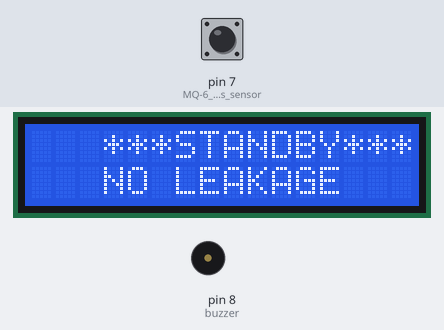
Simulated run of this sketch. Board: Arduino Uno, built with avr-gcc and run on an emulated ATmega328P. Shown: 16×2 character LCD, buzzer (waves = sounding, pin HIGH). The test bench sets the inputs (shaded band); at power-on: pin 7 (MQ-6_lpg_gas_sensor) HIGH.

Above: at 1.2 s.
1.3 s: pin 7 (MQ-6_lpg_gas_sensor) driven LOW
At 2.5 s:
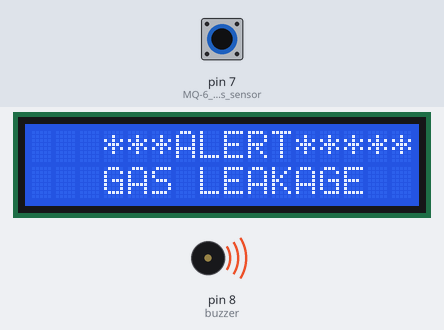
2.8 s: pin 7 (MQ-6_lpg_gas_sensor) driven HIGH
At 4.1 s:
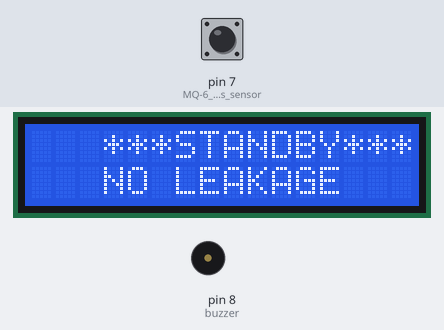
5.8 s: pin 7 (MQ-6_lpg_gas_sensor) pulsed LOW 5 times (0.12 s each, 0.3 s apart)
At 6.2 s:
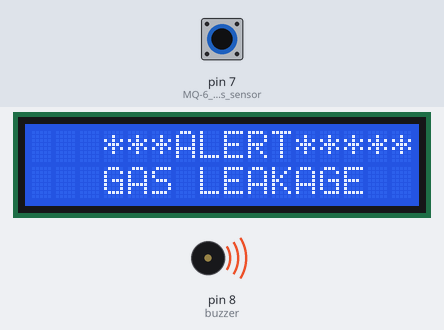
10.3 s: pin 7 (MQ-6_lpg_gas_sensor) pulsed LOW 2 times (0.12 s each, 0.3 s apart)
At 11.1 s:
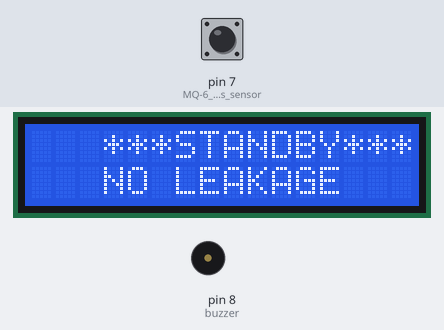
Timing chart, 0 to 13.3 s (numbered marks = the images above; inputs shaded):
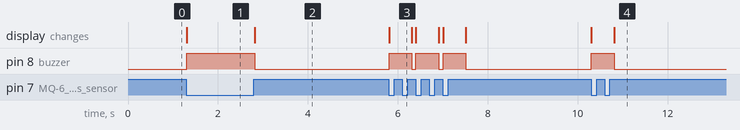

Measured:
- after the input at 1.3 s, pin 8 (buzzer): LOW → HIGH at once; the display: changes at once (image 1)
- after the input at 2.8 s, pin 8 (buzzer): HIGH → LOW at once; the display: changes at once (image 2)
- after the input at 5.8 s, pin 8 (buzzer): alternates HIGH for 0.51 s and LOW for 0.09 s, 6 changes in all, then stays LOW, starting at once; the display: changes at once (image 3)
- after the input at 10.3 s, pin 8 (buzzer): LOW → HIGH at once, → LOW 0.51 s later; the display: first changes at once (image 4 shows a later state)

The sketch:

MQ6_sensor_based_GAS_LEAK_ALARM_SYSTEM.ino
```cpp
#include <LiquidCrystal.h>
const int rs = 12, en = 11, d4 = 5, d5 = 4, d6 = 3, d7 = 2;
LiquidCrystal lcd(rs, en, d4, d5, d6, d7);
void setup() {
lcd.begin(16,2);
pinMode(7,INPUT); //MQ-6 lpg gas sensor
pinMode(8,OUTPUT); //buzzer
}

void loop() {
byte leak;
leak=digitalRead(7);
if(leak==LOW)
 {
  lcd.setCursor(3,0);
  lcd.print("***ALERT***");
  lcd.setCursor(3,1);
  lcd.print("GAS LEAKAGE");
  digitalWrite(8,HIGH);
  delay(500);
 }
else if(leak==HIGH)
 {
  lcd.clear();
  lcd.setCursor(3,0);
  lcd.print("***STANDBY***");
  lcd.setCursor(3,1);
  lcd.print("NO LEAKAGE");
  digitalWrite(8,LOW);
 }
}
```
